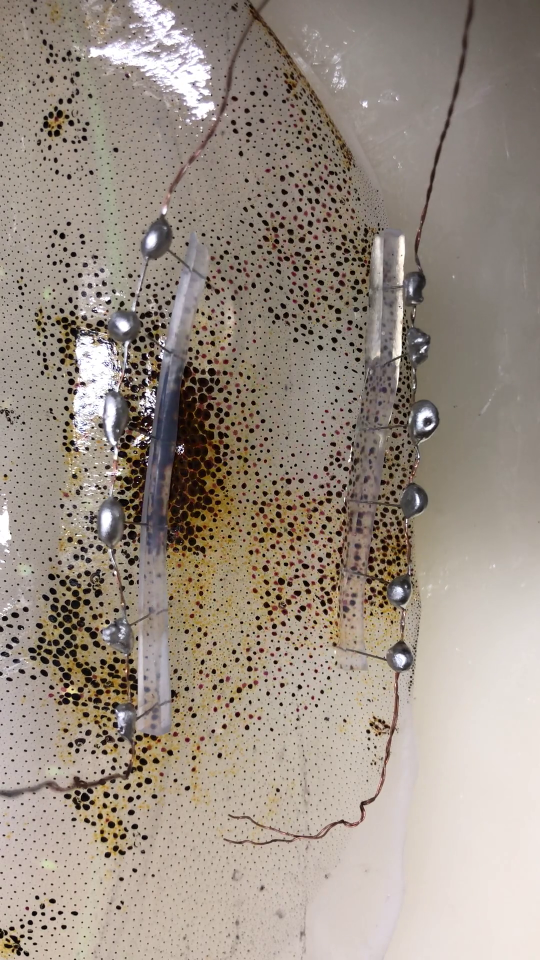
#> input picture RC/1/Try2_aiueo_volhalf/0004.png, 1080 x 1920 px (shown at 1/2 size); its folder holds only this picture in this run
$ python bgr.py
#> lines starting #> are read from the running program, lines starting #| are printed output that depends on the picture
import cv2
import csv
import numpy as np
import glob

files = glob.glob("Try2_aiueo_volhalf/*.png")

for file in files:
	img = cv2.imread(file)#読み込み
#> img is the input picture: shape (1920, 1080, 3); mean B, G, R 132.8, 143.7, 155.5
	width, height, channel = img.shape
#> width = 1920; height = 1080; channel = 3
	pixels = width * height
#> pixels = 2073600
	reshaped_width = 4
	reshaped_height = 6
	mesh_width = width/reshaped_width
#> mesh_width = 480
	mesh_height = height/reshaped_height
#> mesh_height = 180
	mesh = mesh_width * mesh_height
#> mesh = 86400

	reshaped_bgr_array = img.reshape(pixels, 3)

	split_bgr_array = np.hsplit(reshaped_bgr_array, 3)#bgrそれぞれの行列に分割
#> split_bgr_array = 3 items

	split_b_array = split_bgr_array[0]
	split_g_array = split_bgr_array[1]
	split_r_array = split_bgr_array[2]

	split_b_array_T = np.transpose(split_b_array)
	split_g_array_T = np.transpose(split_g_array)
	split_r_array_T = np.transpose(split_r_array)
	'''
	print(split_b_array_T)
	print(split_g_array_T)
	print(split_r_array_T)
	'''

	b_array = split_b_array_T.reshape([width, height])
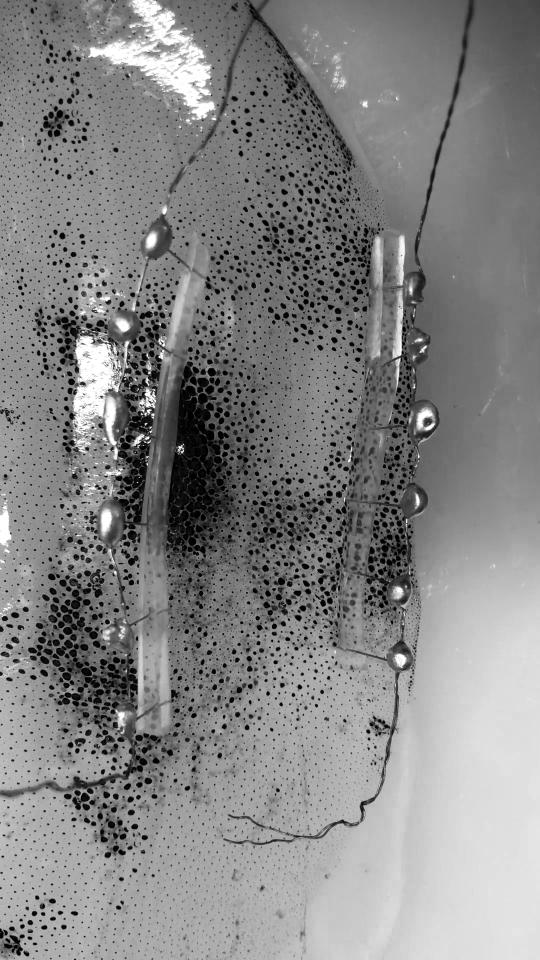
#> b_array: shape (1920, 1080) (shown at 1/2 size); min 0, max 255, mean 132.8
	g_array = split_g_array_T.reshape([width, height])
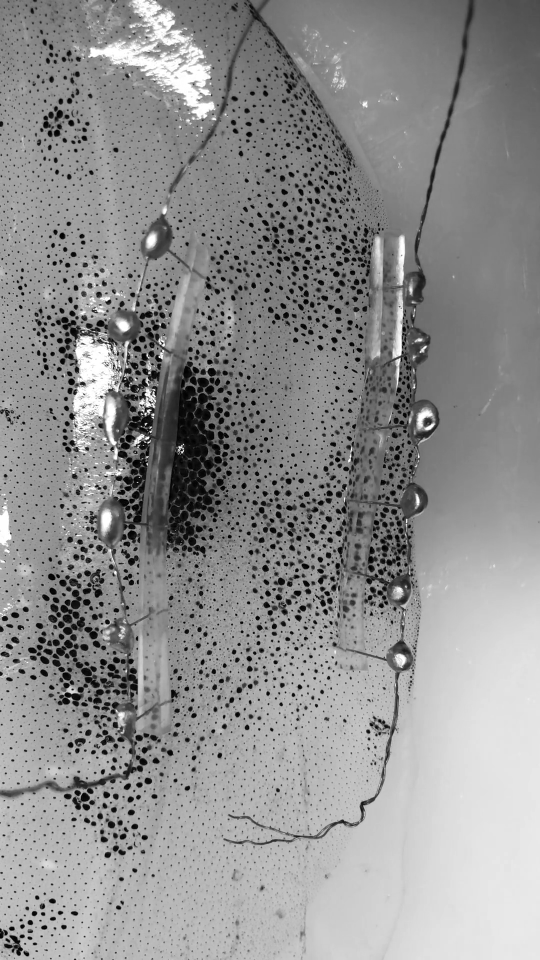
#> g_array: shape (1920, 1080) (shown at 1/2 size); min 0, max 255, mean 143.7
	r_array = split_r_array_T.reshape([width, height])
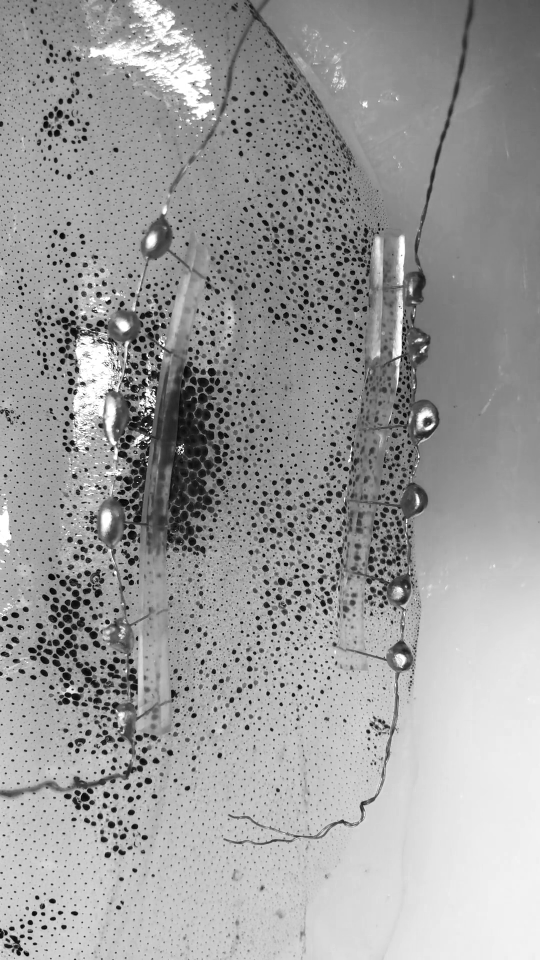
#> r_array: shape (1920, 1080) (shown at 1/2 size); min 0, max 255, mean 155.5
	'''
	print(reshaped_b_array)
	print(reshaped_g_array)
	print(reshaped_r_array)
	'''

	grid_b = b_array.reshape(int(pixels/mesh),int(mesh_height),int(mesh_width))
	grid_g = g_array.reshape(int(pixels/mesh),int(mesh_height),int(mesh_width))
	grid_r = r_array.reshape(int(pixels/mesh),int(mesh_height),int(mesh_width))

	i = 0
	stack = int(pixels/mesh)
#> stack = 24
	b_mean = np.array([0])
	g_mean = np.array([0])
	r_mean = np.array([0])

	for i in range(stack):
		b_mean = np.append(b_mean, np.mean(grid_b[i]))
		g_mean = np.append(g_mean, np.mean(grid_g[i]))
		r_mean = np.append(r_mean, np.mean(grid_r[i]))
#> this loop made 24 passes
#> (b_mean, g_mean, r_mean) on passes 1 to 3: ([0, 114.6], [0, 120.3], [0, 130.1]), ([0, 114.6, 132.8], [0, 120.3, 137.2], [0, 130.1, 146.3]), ([0, 114.6, 132.8, 125.5], [0, 120.3, 137.2, 132.1], [0, 130.1, 146.3, 142.5])
#> after the loop, b_mean = 25 values, max 185.7 at index 23, min 0 at index 0, mean 127.4; g_mean = 25 values, max 195 at index 23, min 0 at index 0, mean 137.9; r_mean = 25 values, max 207.9 at index 23, min 0 at index 0, mean 149.3

	b_mean = np.delete(b_mean,0)
#> b_mean = 24 values, max 185.7 at index 22, min 98.3 at index 12, mean 132.8
	g_mean = np.delete(g_mean,0)
#> g_mean = 24 values, max 195 at index 22, min 112.5 at index 12, mean 143.7
	r_mean = np.delete(r_mean,0) #bgrそれぞれの平均の行列が完成
#> r_mean = 24 values, max 207.9 at index 22, min 125.4 at index 10, mean 155.5
	'''
	print(b_mean)
	print(g_mean)
	print(r_mean)
	'''

	'''
	mean_array = np.vstack([b_mean, g_mean, r_mean]) #それぞれの行列を1つの行列にまとめている。
	mean_array_T = np.transpose(mean_array)
	'''

	mean_array = np.concatenate([b_mean, g_mean, r_mean])
#> mean_array = 72 values, max 207.9 at index 70, min 98.3 at index 12, mean 144

	#print(mean_array)

	with open('Try2_bgr.csv','a') as f:
		c = csv.writer(f, lineterminator='\n')
		c.writerow(mean_array)

$ run again, on RC/1/Try2_aiueo_volhalf/0013.png
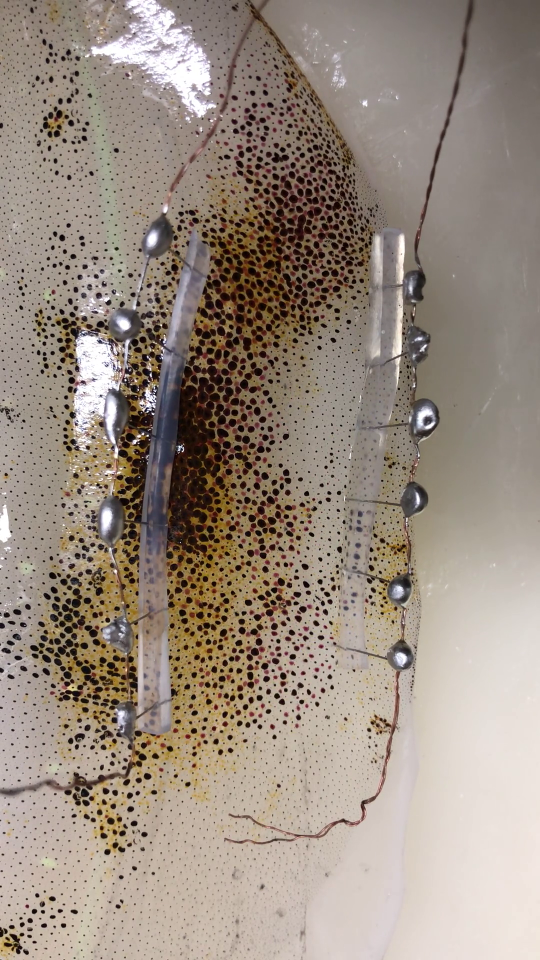
#> input picture RC/1/Try2_aiueo_volhalf/0013.png, 1080 x 1920 px (shown at 1/2 size)
#> img is the input picture: shape (1920, 1080, 3); mean B, G, R 128.5, 140.5, 154
#> split_bgr_array = 3 items
#> `g_array = split_g_array_T.reshape([width, height])`:
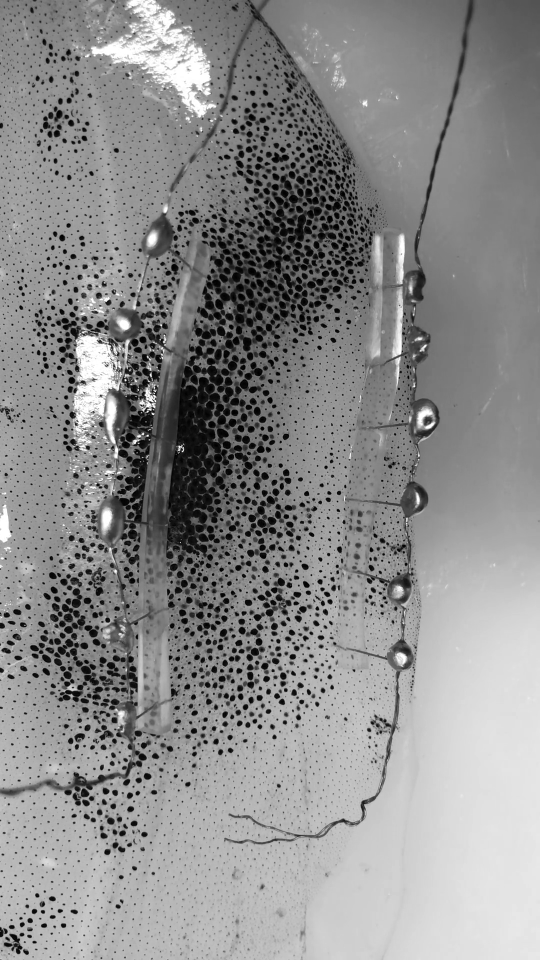
#> g_array: shape (1920, 1080) (shown at 1/2 size); min 0, max 255, mean 140.5
#> `r_array = split_r_array_T.reshape([width, height])`:
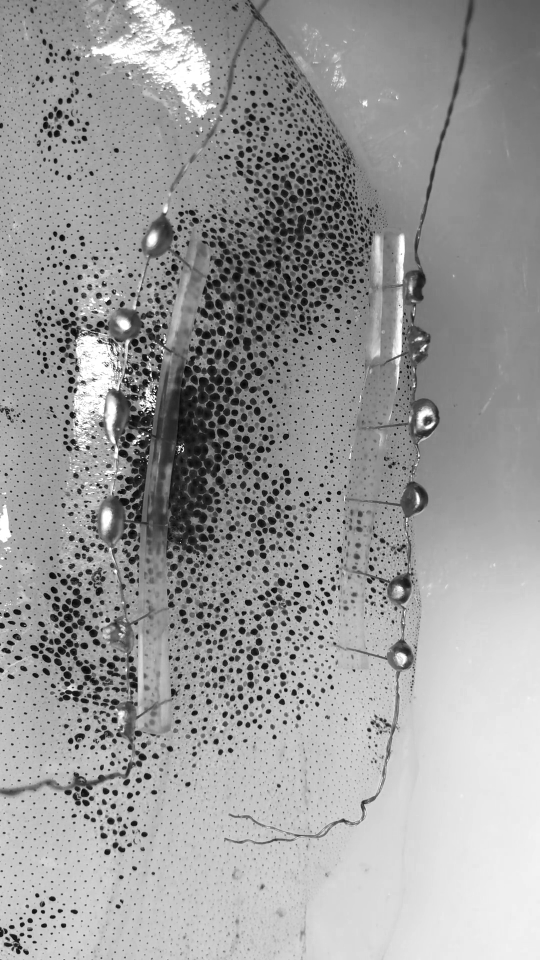
#> r_array: shape (1920, 1080) (shown at 1/2 size); min 0, max 255, mean 154
#> the loop `for i in range(stack):` made 24 passes
#> (b_mean, g_mean, r_mean) on passes 1 to 2: ([0, 120.7], [0, 126.2], [0, 136.8]), ([0, 120.7, 137.1], [0, 126.2, 141.5], [0, 136.8, 151.4])
#> after the loop `for i in range(stack):`: b_mean = 25 values, max 184.6 at index 23, min 0 at index 0, mean 123.4; g_mean = 25 values, max 194.6 at index 23, min 0 at index 0, mean 134.8; r_mean = 25 values, max 207.8 at index 23, min 0 at index 0, mean 147.8
#> `b_mean = np.delete(b_mean,0)`: b_mean = 24 values, max 184.6 at index 22, min 98.66 at index 7, mean 128.5
#> `g_mean = np.delete(g_mean,0)`: g_mean = 24 values, max 194.6 at index 22, min 109.3 at index 7, mean 140.5
#> `r_mean = np.delete(r_mean,0)`: r_mean = 24 values, max 207.8 at index 22, min 123.1 at index 7, mean 154
#> mean_array = 72 values, max 207.8 at index 70, min 98.66 at index 7, mean 141
